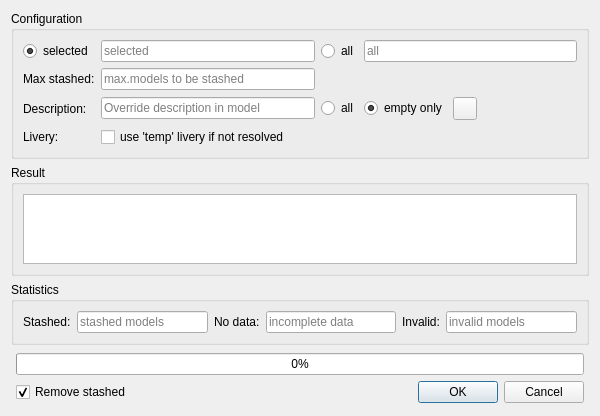
<?xml version="1.0" encoding="UTF-8"?>
<ui version="4.0">
 <class>CDbAutoStashingComponent</class>
 <widget class="QDialog" name="CDbAutoStashingComponent">
  <property name="geometry">
   <rect>
    <x>0</x>
    <y>0</y>
    <width>600</width>
    <height>416</height>
   </rect>
  </property>
  <property name="minimumSize">
   <size>
    <width>600</width>
    <height>400</height>
   </size>
  </property>
  <property name="windowTitle">
   <string>Auto stashing</string>
  </property>
  <layout class="QVBoxLayout" name="vl_AutoStashing">
   <item>
    <widget class="QGroupBox" name="gb_Configuration">
     <property name="title">
      <string>Configuration</string>
     </property>
     <layout class="QGridLayout" name="gl_Configuration">
      <item row="0" column="3">
       <widget class="QLineEdit" name="le_All">
        <property name="readOnly">
         <bool>true</bool>
        </property>
        <property name="placeholderText">
         <string>all</string>
        </property>
       </widget>
      </item>
      <item row="0" column="2">
       <widget class="QRadioButton" name="rb_All">
        <property name="text">
         <string>all</string>
        </property>
       </widget>
      </item>
      <item row="1" column="1">
       <widget class="QLineEdit" name="le_MaxModelsStashed">
        <property name="placeholderText">
         <string>max.models to be stashed</string>
        </property>
       </widget>
      </item>
      <item row="2" column="0">
       <widget class="QLabel" name="lbl_Description">
        <property name="text">
         <string>Description:</string>
        </property>
       </widget>
      </item>
      <item row="3" column="0">
       <widget class="QLabel" name="lbl_Livery">
        <property name="text">
         <string>Livery:</string>
        </property>
       </widget>
      </item>
      <item row="3" column="1">
       <widget class="QCheckBox" name="cb_UseTempLivery">
        <property name="text">
         <string>use 'temp' livery if not resolved</string>
        </property>
       </widget>
      </item>
      <item row="0" column="0">
       <widget class="QRadioButton" name="rb_Selected">
        <property name="text">
         <string>selected</string>
        </property>
        <property name="checked">
         <bool>true</bool>
        </property>
       </widget>
      </item>
      <item row="1" column="0">
       <widget class="QLabel" name="lbl_Max">
        <property name="text">
         <string>Max stashed:</string>
        </property>
       </widget>
      </item>
      <item row="2" column="1">
       <widget class="QLineEdit" name="le_Description">
        <property name="maxLength">
         <number>255</number>
        </property>
        <property name="placeholderText">
         <string>Override description in model</string>
        </property>
       </widget>
      </item>
      <item row="0" column="1">
       <widget class="QLineEdit" name="le_Selected">
        <property name="readOnly">
         <bool>true</bool>
        </property>
        <property name="placeholderText">
         <string>selected</string>
        </property>
       </widget>
      </item>
      <item row="2" column="2" colspan="2">
       <widget class="QWidget" name="wi_DescriptionRadioButtons" native="true">
        <layout class="QHBoxLayout" name="hl_DescriptionButtons">
         <property name="leftMargin">
          <number>0</number>
         </property>
         <property name="topMargin">
          <number>1</number>
         </property>
         <property name="rightMargin">
          <number>0</number>
         </property>
         <property name="bottomMargin">
          <number>1</number>
         </property>
         <item>
          <widget class="QRadioButton" name="rb_DescriptionAll">
           <property name="text">
            <string>all</string>
           </property>
          </widget>
         </item>
         <item alignment="Qt::AlignLeft">
          <widget class="QRadioButton" name="rb_DescriptionEmptyOnly">
           <property name="toolTip">
            <string>apply only if description is empty</string>
           </property>
           <property name="text">
            <string>empty only</string>
           </property>
           <property name="checked">
            <bool>true</bool>
           </property>
          </widget>
         </item>
         <item>
          <widget class="QToolButton" name="tb_ResetDescription">
           <property name="toolTip">
            <string>reset description</string>
           </property>
           <property name="icon">
            <iconset resource="../../misc/misc.qrc">
             <normaloff>:/ant-design/icons/ant-design/close.svg</normaloff>:/ant-design/icons/ant-design/close.svg</iconset>
           </property>
          </widget>
         </item>
         <item>
          <spacer name="hs_ResetDescription">
           <property name="orientation">
            <enum>Qt::Horizontal</enum>
           </property>
           <property name="sizeHint" stdset="0">
            <size>
             <width>40</width>
             <height>20</height>
            </size>
           </property>
          </spacer>
         </item>
        </layout>
       </widget>
      </item>
     </layout>
    </widget>
   </item>
   <item>
    <widget class="QGroupBox" name="gb_Result">
     <property name="title">
      <string>Result</string>
     </property>
     <layout class="QHBoxLayout" name="hl_Result">
      <item>
       <widget class="swift::gui::views::CStatusMessageView" name="tvp_StatusMessages">
        <property name="selectionMode">
         <enum>QAbstractItemView::NoSelection</enum>
        </property>
        <attribute name="verticalHeaderVisible">
         <bool>false</bool>
        </attribute>
       </widget>
      </item>
     </layout>
    </widget>
   </item>
   <item>
    <widget class="QGroupBox" name="gb_Statistics">
     <property name="title">
      <string>Statistics</string>
     </property>
     <layout class="QHBoxLayout" name="hl_Statistics">
      <item>
       <widget class="QLabel" name="lbl_Stashed">
        <property name="text">
         <string>Stashed:</string>
        </property>
       </widget>
      </item>
      <item>
       <widget class="QLineEdit" name="le_Stashed">
        <property name="dragEnabled">
         <bool>true</bool>
        </property>
        <property name="readOnly">
         <bool>true</bool>
        </property>
        <property name="placeholderText">
         <string>stashed models</string>
        </property>
       </widget>
      </item>
      <item>
       <widget class="QLabel" name="lbl_NoData">
        <property name="text">
         <string>No data:</string>
        </property>
       </widget>
      </item>
      <item>
       <widget class="QLineEdit" name="le_NoData">
        <property name="readOnly">
         <bool>true</bool>
        </property>
        <property name="placeholderText">
         <string>incomplete data</string>
        </property>
       </widget>
      </item>
      <item>
       <widget class="QLabel" name="lbl_Invalid">
        <property name="text">
         <string>Invalid:</string>
        </property>
       </widget>
      </item>
      <item>
       <widget class="QLineEdit" name="le_ValidationFailed">
        <property name="readOnly">
         <bool>true</bool>
        </property>
        <property name="placeholderText">
         <string>invalid models</string>
        </property>
       </widget>
      </item>
     </layout>
    </widget>
   </item>
   <item>
    <layout class="QGridLayout" name="gl_AutoStashing">
     <property name="leftMargin">
      <number>5</number>
     </property>
     <property name="topMargin">
      <number>2</number>
     </property>
     <property name="rightMargin">
      <number>5</number>
     </property>
     <property name="bottomMargin">
      <number>2</number>
     </property>
     <item row="1" column="2" colspan="2">
      <widget class="QDialogButtonBox" name="bb_AutoStashing">
       <property name="orientation">
        <enum>Qt::Horizontal</enum>
       </property>
       <property name="standardButtons">
        <set>QDialogButtonBox::Cancel|QDialogButtonBox::Ok</set>
       </property>
      </widget>
     </item>
     <item row="0" column="0" colspan="4">
      <widget class="QProgressBar" name="pb_StashingProgress">
       <property name="value">
        <number>0</number>
       </property>
      </widget>
     </item>
     <item row="1" column="0" colspan="2" alignment="Qt::AlignLeft">
      <widget class="QCheckBox" name="cb_RemovedChecked">
       <property name="text">
        <string>Remove stashed</string>
       </property>
       <property name="checked">
        <bool>true</bool>
       </property>
      </widget>
     </item>
    </layout>
   </item>
  </layout>
 </widget>
 <customwidgets>
  <customwidget>
   <class>swift::gui::views::CStatusMessageView</class>
   <extends>QTableView</extends>
   <header>gui/views/statusmessageview.h</header>
  </customwidget>
 </customwidgets>
 <tabstops>
  <tabstop>le_Stashed</tabstop>
  <tabstop>le_NoData</tabstop>
  <tabstop>le_ValidationFailed</tabstop>
  <tabstop>cb_RemovedChecked</tabstop>
 </tabstops>
 <resources>
  <include location="../../misc/misc.qrc"/>
 </resources>
 <connections>
  <connection>
   <sender>bb_AutoStashing</sender>
   <signal>accepted()</signal>
   <receiver>CDbAutoStashingComponent</receiver>
   <slot>accept()</slot>
   <hints>
    <hint type="sourcelabel">
     <x>248</x>
     <y>254</y>
    </hint>
    <hint type="destinationlabel">
     <x>157</x>
     <y>274</y>
    </hint>
   </hints>
  </connection>
  <connection>
   <sender>bb_AutoStashing</sender>
   <signal>rejected()</signal>
   <receiver>CDbAutoStashingComponent</receiver>
   <slot>reject()</slot>
   <hints>
    <hint type="sourcelabel">
     <x>316</x>
     <y>260</y>
    </hint>
    <hint type="destinationlabel">
     <x>286</x>
     <y>274</y>
    </hint>
   </hints>
  </connection>
 </connections>
</ui>
